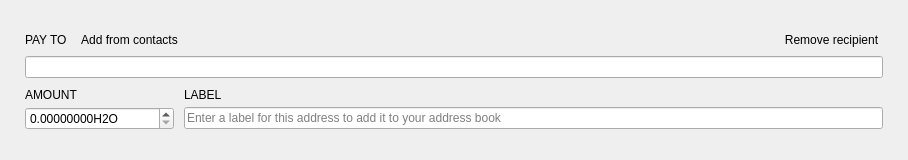
<?xml version="1.0" encoding="UTF-8"?>
<ui version="4.0">
 <class>TransferFrame</class>
 <widget class="QFrame" name="TransferFrame">
  <property name="geometry">
   <rect>
    <x>0</x>
    <y>0</y>
    <width>908</width>
    <height>160</height>
   </rect>
  </property>
  <property name="sizePolicy">
   <sizepolicy hsizetype="Preferred" vsizetype="Preferred">
    <horstretch>0</horstretch>
    <verstretch>150</verstretch>
   </sizepolicy>
  </property>
  <property name="minimumSize">
   <size>
    <width>0</width>
    <height>160</height>
   </size>
  </property>
  <property name="maximumSize">
   <size>
    <width>16777215</width>
    <height>160</height>
   </size>
  </property>
  <property name="windowTitle">
   <string>Frame</string>
  </property>
  <property name="styleSheet">
   <string notr="true"/>
  </property>
  <property name="frameShape">
   <enum>QFrame::NoFrame</enum>
  </property>
  <property name="frameShadow">
   <enum>QFrame::Plain</enum>
  </property>
  <layout class="QVBoxLayout" name="verticalLayout">
   <property name="spacing">
    <number>10</number>
   </property>
   <property name="leftMargin">
    <number>25</number>
   </property>
   <property name="rightMargin">
    <number>25</number>
   </property>
   <item>
    <spacer name="verticalSpacer_2">
     <property name="orientation">
      <enum>Qt::Vertical</enum>
     </property>
     <property name="sizeHint" stdset="0">
      <size>
       <width>20</width>
       <height>40</height>
      </size>
     </property>
    </spacer>
   </item>
   <item>
    <layout class="QGridLayout" name="gridLayout">
     <property name="verticalSpacing">
      <number>5</number>
     </property>
     <item row="0" column="0">
      <widget class="WalletGui::WalletNormalGrayTextLabel" name="m_payToTextLabel">
       <property name="sizePolicy">
        <sizepolicy hsizetype="Minimum" vsizetype="Minimum">
         <horstretch>0</horstretch>
         <verstretch>0</verstretch>
        </sizepolicy>
       </property>
       <property name="text">
        <string>PAY TO</string>
       </property>
       <property name="alignment">
        <set>Qt::AlignLeading|Qt::AlignLeft|Qt::AlignVCenter</set>
       </property>
       <property name="margin">
        <number>0</number>
       </property>
       <property name="indent">
        <number>0</number>
       </property>
      </widget>
     </item>
     <item row="0" column="1">
      <widget class="WalletGui::WalletTinyLinkLikeButton" name="m_addressBookButton">
       <property name="sizePolicy">
        <sizepolicy hsizetype="Preferred" vsizetype="Minimum">
         <horstretch>0</horstretch>
         <verstretch>0</verstretch>
        </sizepolicy>
       </property>
       <property name="cursor">
        <cursorShape>PointingHandCursor</cursorShape>
       </property>
       <property name="focusPolicy">
        <enum>Qt::NoFocus</enum>
       </property>
       <property name="layoutDirection">
        <enum>Qt::LeftToRight</enum>
       </property>
       <property name="text">
        <string>Add from contacts</string>
       </property>
       <property name="flat">
        <bool>true</bool>
       </property>
      </widget>
     </item>
     <item row="0" column="2">
      <spacer name="horizontalSpacer">
       <property name="orientation">
        <enum>Qt::Horizontal</enum>
       </property>
       <property name="sizeHint" stdset="0">
        <size>
         <width>318</width>
         <height>10</height>
        </size>
       </property>
      </spacer>
     </item>
     <item row="0" column="3" alignment="Qt::AlignBottom">
      <widget class="WalletGui::WalletTinyLinkLikeButton" name="m_removeButton">
       <property name="sizePolicy">
        <sizepolicy hsizetype="Preferred" vsizetype="Minimum">
         <horstretch>0</horstretch>
         <verstretch>0</verstretch>
        </sizepolicy>
       </property>
       <property name="cursor">
        <cursorShape>PointingHandCursor</cursorShape>
       </property>
       <property name="focusPolicy">
        <enum>Qt::NoFocus</enum>
       </property>
       <property name="text">
        <string>Remove recipient</string>
       </property>
       <property name="flat">
        <bool>true</bool>
       </property>
      </widget>
     </item>
     <item row="1" column="0" colspan="4">
      <widget class="WalletGui::ClearableLineEdit" name="m_sendAddressEdit">
       <property name="styleSheet">
        <string notr="true">[errorState=&quot;true&quot;] {
  border-color: #ef3131;
}</string>
       </property>
      </widget>
     </item>
    </layout>
   </item>
   <item>
    <layout class="QGridLayout" name="gridLayout_2">
     <property name="verticalSpacing">
      <number>5</number>
     </property>
     <item row="0" column="0">
      <widget class="WalletGui::WalletNormalGrayTextLabel" name="m_amountTextLabel">
       <property name="text">
        <string>AMOUNT</string>
       </property>
       <property name="alignment">
        <set>Qt::AlignBottom|Qt::AlignLeading|Qt::AlignLeft</set>
       </property>
       <property name="indent">
        <number>0</number>
       </property>
      </widget>
     </item>
     <item row="0" column="1">
      <widget class="WalletGui::WalletNormalGrayTextLabel" name="m_labelTextLabel">
       <property name="text">
        <string>LABEL</string>
       </property>
       <property name="alignment">
        <set>Qt::AlignBottom|Qt::AlignLeading|Qt::AlignLeft</set>
       </property>
       <property name="indent">
        <number>0</number>
       </property>
      </widget>
     </item>
     <item row="1" column="0">
      <widget class="QDoubleSpinBox" name="m_sendAmountSpin">
       <property name="focusPolicy">
        <enum>Qt::ClickFocus</enum>
       </property>
       <property name="layoutDirection">
        <enum>Qt::LeftToRight</enum>
       </property>
       <property name="styleSheet">
        <string notr="true">[errorState=&quot;true&quot;] {
  border-color: #ef3131;
}</string>
       </property>
       <property name="buttonSymbols">
        <enum>QAbstractSpinBox::UpDownArrows</enum>
       </property>
       <property name="suffix">
        <string notr="true">H2O</string>
       </property>
       <property name="decimals">
        <number>8</number>
       </property>
       <property name="maximum">
        <double>1000000000000.000000000000000</double>
       </property>
      </widget>
     </item>
     <item row="1" column="1">
      <widget class="WalletGui::ClearableLineEdit" name="m_sendLabelEdit">
       <property name="styleSheet">
        <string notr="true">[errorState=&quot;true&quot;] {
  border-color: #ef3131;
}</string>
       </property>
       <property name="placeholderText">
        <string>Enter a label for this address to add it to your address book</string>
       </property>
      </widget>
     </item>
    </layout>
   </item>
   <item>
    <spacer name="verticalSpacer">
     <property name="orientation">
      <enum>Qt::Vertical</enum>
     </property>
     <property name="sizeHint" stdset="0">
      <size>
       <width>20</width>
       <height>40</height>
      </size>
     </property>
    </spacer>
   </item>
  </layout>
 </widget>
 <customwidgets>
  <customwidget>
   <class>WalletGui::WalletTinyLinkLikeButton</class>
   <extends>QPushButton</extends>
   <header>Gui/Common/WalletLinkLikeButton.h</header>
  </customwidget>
  <customwidget>
   <class>WalletGui::WalletNormalGrayTextLabel</class>
   <extends>QLabel</extends>
   <header>Gui/Common/WalletTextLabel.h</header>
  </customwidget>
  <customwidget>
   <class>WalletGui::ClearableLineEdit</class>
   <extends>QLineEdit</extends>
   <header>Gui/Common/ClearableLineEdit.h</header>
  </customwidget>
 </customwidgets>
 <tabstops>
  <tabstop>m_sendAddressEdit</tabstop>
  <tabstop>m_sendAmountSpin</tabstop>
  <tabstop>m_sendLabelEdit</tabstop>
  <tabstop>m_addressBookButton</tabstop>
  <tabstop>m_removeButton</tabstop>
 </tabstops>
 <resources/>
 <connections>
  <connection>
   <sender>m_removeButton</sender>
   <signal>clicked()</signal>
   <receiver>TransferFrame</receiver>
   <slot>deleteLater()</slot>
   <hints>
    <hint type="sourcelabel">
     <x>797</x>
     <y>41</y>
    </hint>
    <hint type="destinationlabel">
     <x>445</x>
     <y>79</y>
    </hint>
   </hints>
  </connection>
  <connection>
   <sender>m_addressBookButton</sender>
   <signal>clicked()</signal>
   <receiver>TransferFrame</receiver>
   <slot>addressBookClicked()</slot>
   <hints>
    <hint type="sourcelabel">
     <x>136</x>
     <y>41</y>
    </hint>
    <hint type="destinationlabel">
     <x>445</x>
     <y>79</y>
    </hint>
   </hints>
  </connection>
  <connection>
   <sender>m_sendAddressEdit</sender>
   <signal>textChanged(QString)</signal>
   <receiver>TransferFrame</receiver>
   <slot>labelOrAddressChanged(QString)</slot>
   <hints>
    <hint type="sourcelabel">
     <x>445</x>
     <y>56</y>
    </hint>
    <hint type="destinationlabel">
     <x>445</x>
     <y>79</y>
    </hint>
   </hints>
  </connection>
  <connection>
   <sender>m_sendLabelEdit</sender>
   <signal>textChanged(QString)</signal>
   <receiver>TransferFrame</receiver>
   <slot>labelOrAddressChanged(QString)</slot>
   <hints>
    <hint type="sourcelabel">
     <x>582</x>
     <y>128</y>
    </hint>
    <hint type="destinationlabel">
     <x>445</x>
     <y>79</y>
    </hint>
   </hints>
  </connection>
  <connection>
   <sender>m_sendAmountSpin</sender>
   <signal>valueChanged(QString)</signal>
   <receiver>TransferFrame</receiver>
   <slot>amountStringChanged(QString)</slot>
   <hints>
    <hint type="sourcelabel">
     <x>124</x>
     <y>124</y>
    </hint>
    <hint type="destinationlabel">
     <x>453</x>
     <y>79</y>
    </hint>
   </hints>
  </connection>
  <connection>
   <sender>m_sendAddressEdit</sender>
   <signal>textChanged(QString)</signal>
   <receiver>TransferFrame</receiver>
   <slot>addressChanged(QString)</slot>
   <hints>
    <hint type="sourcelabel">
     <x>453</x>
     <y>69</y>
    </hint>
    <hint type="destinationlabel">
     <x>453</x>
     <y>79</y>
    </hint>
   </hints>
  </connection>
 </connections>
 <slots>
  <slot>addressBookClicked()</slot>
  <slot>pasteClicked()</slot>
  <slot>labelOrAddressChanged(QString)</slot>
  <slot>addressChanged(QString)</slot>
  <slot>amountStringChanged(QString)</slot>
 </slots>
</ui>
